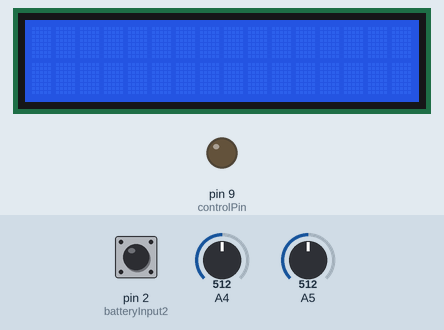
A sketch run on a simulated Arduino Uno, built with avr-gcc and run on an emulated ATmega328P. Parts: 16×2 character LCD, output pins drawn as LEDs (lit = HIGH). Inputs (shaded band) come from the test bench; at power-on: pin 2 (batteryInput2) HIGH, A4 = 512, A5 = 512. What the sketch prints to the serial monitor is not drawn.

Above: at 1.2 s.
1.3 s: pin 2 (batteryInput2) pulled LOW for 0.15 s
At 2.1 s:
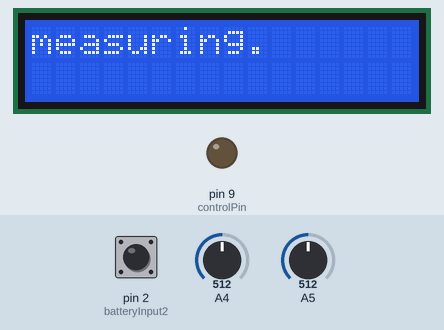
At 6.5 s:
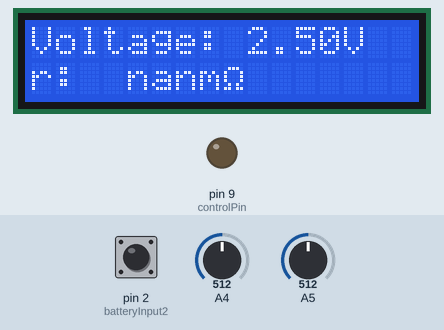
6.9 s: pin 2 (batteryInput2) pulled LOW for 1 s
At 8.7 s:
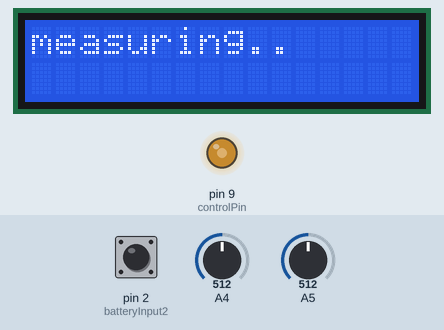
Timing chart, 0 to 12.5 s (numbered marks = the images above; inputs shaded):
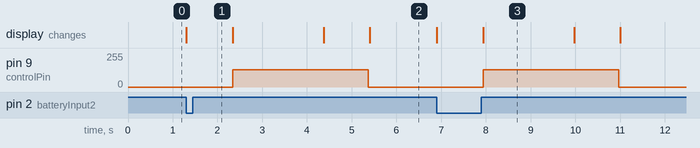

Measured:
- after the input at 1.3 s, pin 9 (controlPin): 0/255 → 128/255 after 1.0 s, → 0/255 3.0 s later; the display: changes at once (image 1)
- after the input at 6.9 s, pin 9 (controlPin): 0/255 → 128/255 after 1.0 s, → 0/255 3.0 s later; the display: first changes at once (image 3 shows a later state)

The sketch:

BatteryTester.ino
```cpp
#include <LiquidCrystal.h>
#include "prescaler.h"

#define controlPin 9
#define negPowerPin 10
#define batteryInput1 1
#define batteryInput2 2


byte ohmChar = 0;

LiquidCrystal lcd( 8,7, 6, 5, 4, 3);
byte ohm[] = {
  B00000,
  B01110,
  B10001,
  B10001,
  B10001,
  B01010,
  B11011,
  B00000
};

void setup() {
  setClockPrescaler(CLOCK_PRESCALER_1);
  Serial.begin(9600);
  pinMode(controlPin, OUTPUT);
  pinMode(negPowerPin, OUTPUT);
  pinMode(batteryInput1, INPUT);
  pinMode(batteryInput2, INPUT_PULLUP);
  pinMode(A5, INPUT_PULLUP);
  lcd.begin(16, 2);
  lcd.createChar(0, ohm);
  lcd.home();
  analogWrite(controlPin,0);
 // attachInterrupt(digitalPinToInterrupt(batteryInput1), onBatteryConnect, RISING);
  attachInterrupt(digitalPinToInterrupt(batteryInput2), onBatteryConnect, FALLING);
}
bool testing =false;
void onBatteryConnect(){
  testing = true;

}

void loop() {
  if(testing){
    lcd.clear();
    lcd.home();
    lcd.print("measuring.");
  double V = analogRead(A4)/1023.0*5;
  setCurrent(5/1000);
  trueDelay(10);
  double V1 = 0;
  double I1 = 0;
  for(int i = 0;i<1000;i++){      //Find the average of 1000 current and voltage samples
    V1+=analogRead(A4)/1023.0*5;
    I1+=analogRead(A5)/1023.0*5;
    trueDelay(1);
  }
   lcd.clear();
    lcd.home();
    lcd.print("measuring..");
  V1/=1000;
  I1/=1000;
  String result = "V1: ";
  setCurrent(0.505);
  trueDelay(1000);
  double V2 = 0;
  double I2 = 0;
  for(int i = 0;i<1000;i++){
    V2+=analogRead(A4)/1023.0*5;
    I2+=analogRead(A5)/1023.0*5;
    trueDelay(1);
  }
   lcd.clear();
    lcd.home();
    lcd.print("measuring...");
  V2/=1000;
  I2/=1000;
  trueDelay(1000);
  Serial.print("I2: ");
  Serial.println(I2 *1000);
  Serial.print("I1: ");
  Serial.println(I1 *1000);
  double r = -(V2-V1)/(I2-I1)*1000;
  setCurrent(0);
  trueDelay(20);

  lcd.clear();
  lcd.home();
  lcd.print("Voltage: ");
  lcd.print(V);
  lcd.print("V");
  lcd.setCursor(0,1);
  lcd.print("r:  ");
  lcd.print(r);
  lcd.print("m");
  lcd.write(byte(0));
  testing = false;
  }
}

void setCurrent(float current){
  if(current >1) current=1;
  else if (current <0) current=0;
  int val = current*255;
  analogWrite(controlPin,val);
}
```

prescaler.h
```cpp
// (licence header left out)
#ifndef PRESCALER_INC
#define PRESCALER_INC

#if defined(ARDUINO) && ARDUINO >= 100
#include "Arduino.h"
#else
#include "WProgram.h"
#endif

/**
 * Prescaler division
*/
#define CLOCK_PRESCALER_1   (0x0)
#define CLOCK_PRESCALER_2   (0x1)
#define CLOCK_PRESCALER_4   (0x2)
#define CLOCK_PRESCALER_8   (0x3)
#define CLOCK_PRESCALER_16  (0x4)
#define CLOCK_PRESCALER_32  (0x5)
#define CLOCK_PRESCALER_64  (0x6)
#define CLOCK_PRESCALER_128 (0x7)
#define CLOCK_PRESCALER_256 (0x8)

// Initialize global variable.
static uint8_t __clock_prescaler = (CLKPR & (_BV(CLKPS0) | _BV(CLKPS1) | _BV(CLKPS2) | _BV(CLKPS3)));

inline void setClockPrescaler(uint8_t clockPrescaler) {
  if (clockPrescaler <= CLOCK_PRESCALER_256) {
    // Disable interrupts.
    uint8_t oldSREG = SREG;
    cli();

    // Enable change.
    CLKPR = _BV(CLKPCE); // write the CLKPCE bit to one and all the other to zero

    // Change clock division.
    CLKPR = clockPrescaler; // write the CLKPS0..3 bits while writing the CLKPE bit to zero

    // Copy for fast access.
    __clock_prescaler = clockPrescaler;

    // Recopy interrupt register.
    SREG = oldSREG;
  }
}

inline uint8_t getClockPrescaler() {
  return (__clock_prescaler);
}

inline uint16_t getClockDivisionFactor() {
  return ((uint16_t)(1 << __clock_prescaler));
}

/**
 * Time in milliseconds.
 *
 * NOTE: This is the equivalent of the millis() function but it readjusts it according
 * to the current clock division. As such, be careful of how you make use of it, in
 * particular remember it will be wrong if the clock division factor is changed during the
 * course of computation. Remember that you can reset the overflow counter by calling the
 * init() function from wiring.h.
 */
inline unsigned long trueMillis()
{
  return millis() * getClockDivisionFactor();
}

// Waits for #ms# milliseconds.
// NOTE: Please see comment above.
inline void trueDelay(unsigned long ms)
{
  unsigned long start = trueMillis();
  while (trueMillis() - start < ms);
}

/**
 * Rescales given delay time according to division factor. Should be called before a call
 * to delay(). Insures compatibility with function using delay().
 * Example use:
 * delay( rescaleDelay(1000) ); // equivalent to wait(1000)
 */
inline unsigned long rescaleDuration(unsigned long d) {
  return (d / getClockDivisionFactor());
}

/**
 * Rescales given time (in milliseconds or microseconds) according to division factor. Should
 * be called
 */
inline unsigned long rescaleTime(unsigned long t) {
  return (t * getClockDivisionFactor());
}

#endif
```
